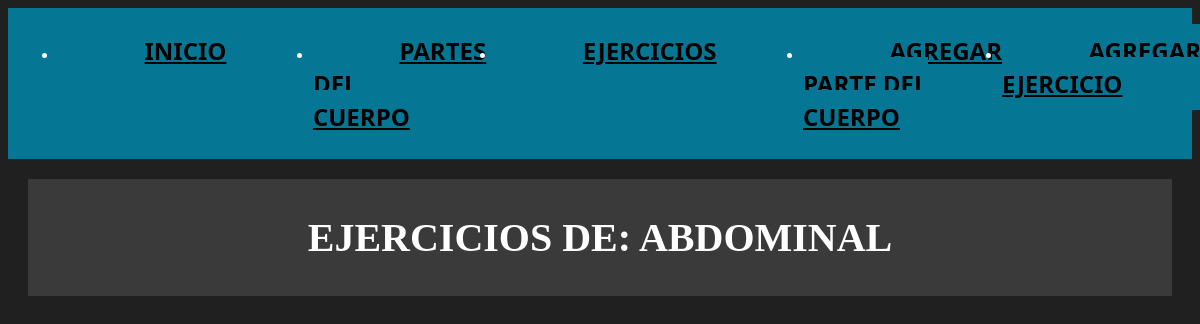
The page /d_cuerpo/2 on the database as committed earlier.
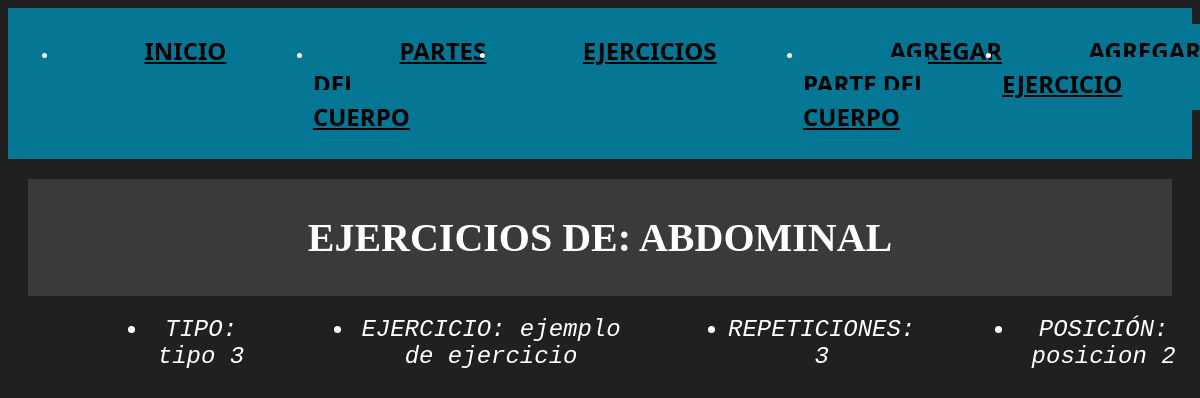
The same page on the database as committed later.
### app_rutina/models.py (models this page shows, shortened)
class t_cuerpo (models.Model):
    cuerpo = models.CharField(max_length=200)

class t_ejercicio (models.Model):
    cuerpo = models.ForeignKey(t_cuerpo,on_delete=models.CASCADE)
    ejercicio = models.CharField(max_length=200)
    posicion = models.CharField(max_length=200)
    tipo = models.CharField(max_length=200)
    repeticiones = models.IntegerField()

### app_rutina/views.py (the view)
# urls.py: path('d_cuerpo/<int:id>',views.d_cuerpo, name='d_cuerpo'),
def d_cuerpo(i, id):
    d_cuerpo = get_object_or_404(models.t_cuerpo,id=id)
    d_ejercicio = models.t_ejercicio.objects.filter(cuerpo_id=id)
    return render(i, 'cuerpo/d_cuerpo.html',{
        'd_cuerpo':d_cuerpo,
        'd_ejercicio':d_ejercicio
    })

### app_rutina/templates/cuerpo/d_cuerpo.html
{% extends 'main/main.html' %}
{% block main %}
    <div>
        <h1>EJERCICIOS DE: {{ d_cuerpo.cuerpo }} </h1>
        {% for i in d_ejercicio %}
            <ul class="cuerpo_d">
                <li> TIPO: {{ i.tipo }} </li>
                <li> EJERCICIO: {{ i.ejercicio }} </li>
                <li> REPETICIONES: {{ i.repeticiones }} </li>
                <li> POSICIÓN: {{ i.posicion }} </li>
            </ul>
        {% endfor %}
    </div>
{% endblock %}

### app_rutina/templates/main/main.html
{% load static %}
<link rel="stylesheet" href="{% static 'styles/main.css' %}">
<nav class="nav"><ul>
    <li><a href="{% url 'inicio' %}">INICIO</a></li>
    <li><a href="{% url 'cuerpo' %}">PARTES DEL CUERPO</a></li>
    <li><a href="{% url 'ejercicio' %}">EJERCICIOS</a></li>
    <li><a href="{% url 'f_cuerpo' %}">AGREGAR PARTE DEL CUERPO</a></li>
    <li><a href="{% url 'f_ejercicio' %}">AGREGAR EJERCICIO</a></li>
</ul></nav>
<main class="main">
    {% block main %}
    {% endblock %}
</main>

### app_rutina/static/styles/main.css (style rules this page uses)
.nav { background: rgb(5, 119, 148); margin-top: 7px; padding: 10px; }
.nav ul { display: flex; justify-content: space-evenly; }
.nav ul li a { background-color: rgb(5, 119, 148); color: black; font-family: Segoe UI; font-size: x-large; font-weight: bold; padding: 10px 86.5px; }
.main div { text-align: center; }
.main div h1 { font-size: 40px; background: #3a3a3a; margin: 20px 20px 20px; padding: 35px; }
.cuerpo_d { display: flex; justify-content: space-around; }
.cuerpo_d li { margin: 0px 0px 10px 100px; font-family: Courier New; font-style: italic; font-size: x-large; }

Rows that differ between the two databases and show on the page:
added t_ejercicio: tipo "tipo 3", ejercicio "ejemplo de ejercicio", repeticiones "3", posicion "posicion 2"
